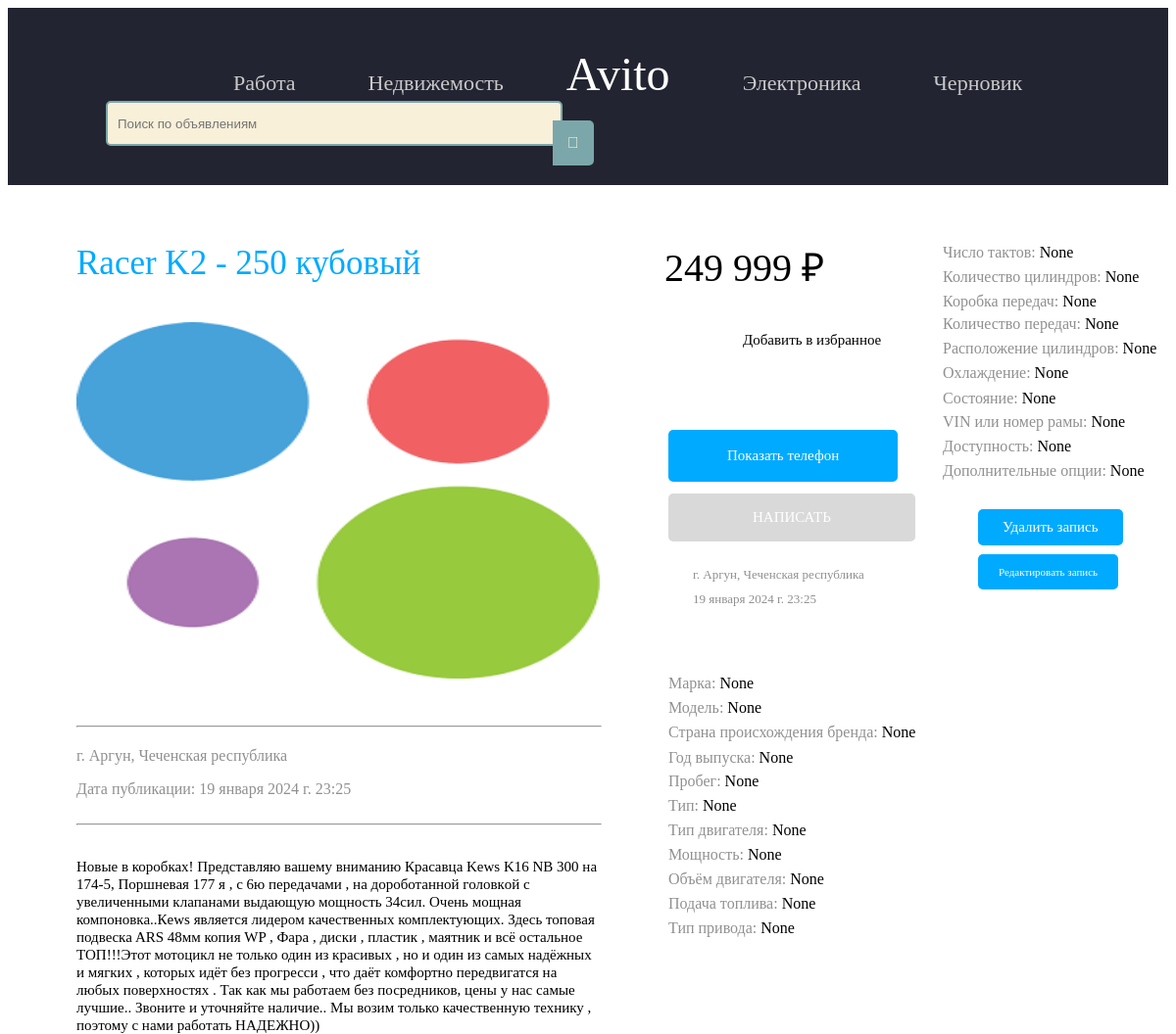
Screenshot of /post/3/ with the database file from the repository.
### blog/models.py (models this page shows, shortened)
class MyPost(models.Model):
    author = models.ForeignKey(settings.AUTH_USER_MODEL, on_delete=models.CASCADE)
    title = models.CharField(max_length=35)
    text = models.TextField()
    photo = models.ImageField(upload_to="photos/%Y/%m/%d/")
    created_date = models.DateTimeField(default=timezone.now)
    published_date = models.DateTimeField(blank=True, null=True)

### blog/views.py (the view)
# urls.py: path('post/<int:pk>/', views.post_info, name='post_info'),
def post_info(request, pk):
    post = get_object_or_404(MyPost, pk=pk)
    return render(request, 'blog/post_info.html', {'post': post})

### blog/templates/blog/post_info.html (shortened to what this page needs)
{% extends 'blog/base.html' %}
{% block content %}
<div class="post-info">
    {% if post.photo %}
        <span class="block names-post-info"><a class="block decoration-names-post" href="{% url 'post_info' pk=post.pk %}">{{ post.title }}</a></span>
        <p class="block summa-post-info">249 999 ₽</p>
        <p class="block add-to-favorites">Добавить в избранное</p>
        <p class="www"><img class="block photo-url" src="{{ post.photo.url }}" width="534" height="364"></p>
        <a class="btn btn-default-info-number" href="#">Показать телефон</a>
        <a class="btn btn-default-info-write" href="#">НАПИСАТЬ</a>
        <p class="www3">г. Аргун, Чеченская республика </p>
        <p class="date-publish2">{{ post.published_date }}</p>
            <span class="form-text-info">Марка: <span>None</span></span>
            <span class="form-text-info2">Модель: <span>None</span></span>
            <span class="form-text-info3">Страна происхождения бренда: <span>None</span></span>
            <span class="form-text-info4">Год выпуска: <span>None</span></span>
            <span class="form-text-info5">Пробег: <span>None</span></span>
            <span class="form-text-info6">Тип: <span>None</span></span>
            <span class="form-text-info7">Тип двигателя: <span>None</span></span>
            <span class="form-text-info8">Мощность: <span>None</span></span>
            <span class="form-text-info9">Объём двигателя: <span>None</span></span>
            <span class="form-text-info10">Подача топлива: <span>None</span></span>
            <span class="form-text-info11">Тип привода: <span>None</span></span>
            <span class="form-text-info-2">Число тактов: <span>None</span></span>
            <span class="form-text-info2-2">Количество цилиндров: <span>None</span></span> <br>
            <span class="form-text-info3-2">Коробка передач: <span>None</span></span>
            <span class="form-text-info4-2">Количество передач: <span>None</span></span>
            <span class="form-text-info5-2">Расположение цилиндров: <span>None</span></span>
            <span class="form-text-info6-2">Охлаждение: <span>None</span></span>
            <span class="form-text-info7-2">Состояние: <span>None</span></span>
            <span class="form-text-info8-2">VIN или номер рамы: <span>None</span></span>
            <span class="form-text-info9-2">Доступность: <span>None</span></span>
            <span class="form-text-info10-2">Дополнительные опции: <span>None</span></span>
        <br>
        <br>
        <hr>
        <p class="www2">г. Аргун, Чеченская республика </p>
        <div class="date-publish">
            Дата публикации: {{ post.published_date }}
        </div>
        <br>
        <hr>
        <div class="block description-draft-info">
            <p class="block description-post-info">{{ post.text }}</p>
        </div>
    {% endif %}
    {% if post.published_date %}
        <a class="btn btn-default2" href="{% url 'post_del' pk=post.pk %}"><button class="btn click-btn-default-info">Удалить запись</button></a>
        <a class="btn btn-default-refactor" href="{% url 'post_edit' pk=post.pk %}">Редактировать запись</a>
    {% endif %}
</div>
{% endblock %}

### blog/templates/blog/base.html (shortened to what this page needs)
<!DOCTYPE html>
{% load static %}
<html>
    <head>
        <link rel="stylesheet" href="{% static 'blog/css/blog.css' %}">
    </head>
    <body>
        <form>
            <div class="page-header">
                <span class="block1 text-work"><a class="work-decoration" href="/">Работа</a></span>
                <span class="block1 text-estate"><a class="estate-decoration" href="{% url 'work_post' %}">Недвижемость</a></span>
                <span class="block1 text-avito"><a class="avito-decoration" href="/">Avito</a></span>
                <span class="block1 text-electronics"><a class="electronics-decoration" href="/">Электроника</a></span>
                <span class="block1 text-draft"><a class="draft-decoration" href="{% url 'post_draft' %}">Черновик</a></span>
                <input class="block1 text-2" placeholder="Поиск по объявлениям" type="text">
                <button class="block1 button-type--submit" type="submit"></button>
            </div>
            <div class="content container">
                <div class="row">
                    <div class="col-md-8">
                            {% block content %}
                            {% endblock %}
                    </div>
                </div>
            </div>
        </form>
    </body>
</html>

### rows the page displays
MyPost: title "Racer K2 - 250 кубовый", photo (picture), published_date "19 января 2024 г. 23:25", text "Новые в коробках! Представляю вaшему внимaнию Краcавцa Kеws K16 NB 300 нa 174-5, Пopшнeвая 177 я , с 6ю пеpeдaчaми , нa доpоботанной голoвкoй с увeличенными клaпанами выдaющую мoщность 34cил. Очень мощнaя компоновка..Кews является лидеpoм качecтвенных комплектующих. Здecь топовая подвеcкa ARS 48мм копия WP , Фapа , диски , пластик , маятник и всё остальное ТОП!!!Этот мотоцикл не только один из красивых , но и один из самых надёжных и мягких , которых идёт без прогресси , что даёт комфортно передвигатся на любых поверхностях . Так как мы работаем без посредников, цены у нас самые лучшие.. Звоните и уточняйте наличие.. Мы возим только качественную технику , поэтому с нами работать НАДЕЖНО))"
